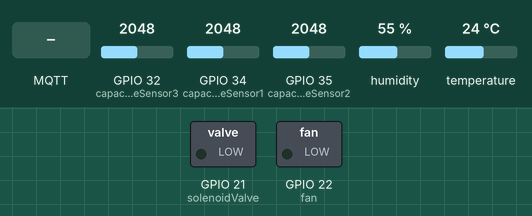
Recording of a sketch running on a simulated ESP32. Parts: switched loads named in the sketch (green lamp = pin HIGH). The inputs (shaded band) are chosen by the test bench; at power-on: temperature 24 °C, GPIO 32 (capacitiveSensor3) = 2048, GPIO 34 (capacitiveSensor1) = 2048, GPIO 35 (capacitiveSensor2) = 2048, humidity 55 %. WiFi joins after 1.5 s; servers stay silent unless stated; no MQTT or app messages arrive unless stated; what the sketch prints to the serial monitor is not drawn.

Above: at 2.7 s.
2.8 s: temperature set to 26 °C
At 4.5 s:
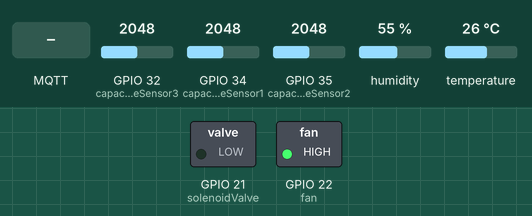
5.0 s: MQTT message "open" arrives on the first subscribed topic
At 5.6 s:
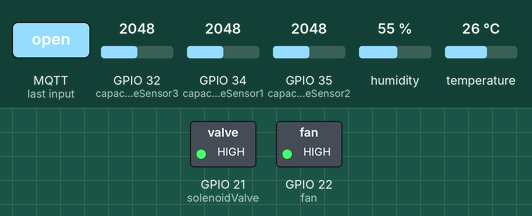
6.5 s: temperature set to 12 °C
At 8.3 s:
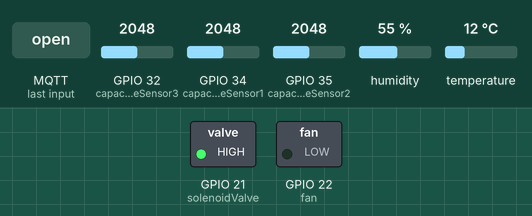
9.1 s: MQTT message "stop" arrives on the first subscribed topic
At 9.5 s:
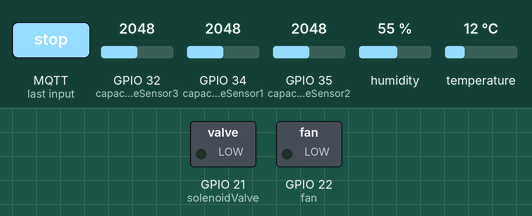
10.6 s: temperature set to 28 °C
At 12.8 s:
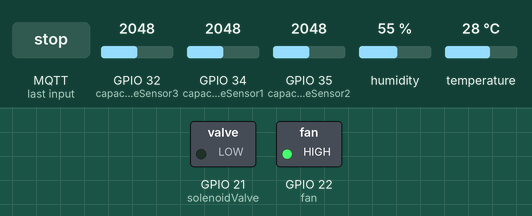
13.1 s: temperature set to 19 °C
At 14.4 s:
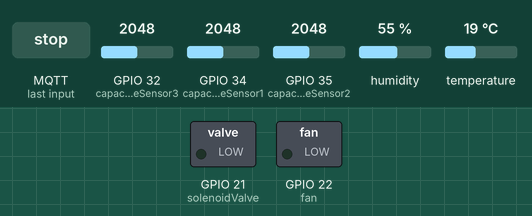
Timing chart, 0 to 16.1 s (numbered marks = the images above; inputs shaded):
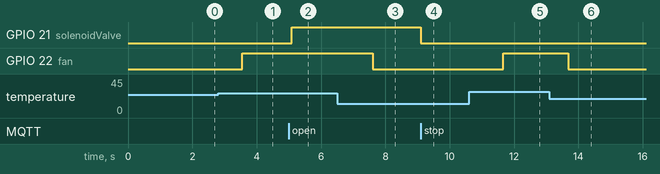

Measured:
- the behaviour switches between 24 and 25 °C on temperature (found by bisection; images 0 and 1)
- after the input at 2.8 s, GPIO 22 (fan): LOW → HIGH after 0.76 s
- after the input at 5.0 s, GPIO 21 (solenoidValve): LOW → HIGH after 0.08 s
- after the input at 6.5 s, GPIO 22 (fan): HIGH → LOW after 1.1 s
- after the input at 9.1 s, GPIO 21 (solenoidValve): HIGH → LOW at once
- after the input at 10.6 s, GPIO 22 (fan): LOW → HIGH after 1.1 s
- after the input at 13.1 s, GPIO 22 (fan): HIGH → LOW after 0.58 s

The sketch:

BREE495_Table1ESP32.ino
```cpp
#include <WiFi.h>
#include <PubSubClient.h>
#include <DHT.h>

//WiFi credentials
const char* ssid = "BELL673"; //Serre
const char* password = "C24C561F";

//MQTT broker (your Raspberry Pi IP)
const char* mqtt_server = "192.168.2.16"; //Serre

//MQTT set up
WiFiClient espClient;
PubSubClient client(espClient);

//MQTT topic
const char* topicData = "greenhouse/table1/data";
const char* topicCommand = "greenhouse/table1/command";

//Pin set up on the ESP32
const int capacitiveSensor1 = 34;
const int capacitiveSensor2 = 35;
const int capacitiveSensor3 = 32;
const int solenoidValve = 21;
const int fan = 22;
const int DHTPIN = 2;
const int DHTTYPE = DHT11;
DHT tempSensor(DHTPIN, DHTTYPE);

//Reading average (just a constant number)
const int numReadings = 10;

//Calibration of the sensor
const int dryValue1 = 3700;
const int wetValue1 = 570;
const int dryValue2 = 3700;
const int wetValue2 = 570;
const int dryValue3 = 3700;
const int wetValue3 = 570;

// Keeps track of whether solenoid is ON or OFF
bool solenoidState = false;
// Keeps track of whether fan is ON or OFF
bool fanState = false;
// Keeps track of whether solenoid is manual or automatic
bool manualOverride = false; // false = automatic, true = manual

// Moisture threshold used in automatic mode (percent 0-100)
float moistureThreshold = 30.0; // default — can be updated via MQTT

// Time tracking
unsigned long lastPublishTime = 0;
const unsigned long publishInterval = 5000;  // 5 seconds

//Wifi set up on the ESP32
void setup_wifi() {
  Serial.println("Connecting to WiFi...");
  WiFi.begin(ssid, password);

  unsigned long startAttemptTime = millis();
  const unsigned long wifiTimeout = 5000; // 5 seconds timeout

  while (WiFi.status() != WL_CONNECTED && millis() - startAttemptTime < wifiTimeout) {
    delay(10);
  }

  if (WiFi.status() == WL_CONNECTED) {
    Serial.println("\nWiFi connected.");
    Serial.print("IP address: ");
    Serial.println(WiFi.localIP());
  } else {
    Serial.println("\nWiFi connection failed.");
  }
}

// values for the reconnection function
unsigned long lastReconnectAttempt = 0;
const unsigned long reconnectInterval = 5000; // 5 seconds

void reconnect() {
  if (!client.connected()) {
    unsigned long now = millis();
    if (now - lastReconnectAttempt > reconnectInterval) {
      lastReconnectAttempt = now;

      String clientId = "ESP32Client-" + String(WiFi.macAddress());
      Serial.print("Attempting MQTT connection with client ID: ");
      Serial.println(clientId);

      if (client.connect(clientId.c_str())) {
        Serial.println("MQTT connected");

        // Subscribe to topicCommand (and optionally to topicData if desired)
        if (client.subscribe(topicCommand)) {
          Serial.print("Subscribed to topicCommand: ");
          Serial.println(topicCommand);
        } else {
          Serial.println("Failed to subscribe to topicCommand");
        }
      } else {
        Serial.print("MQTT failed, rc=");
        Serial.print(client.state());
      }
    }
  }
}

// ---- SENSOR FUNCTIONS ----

float readMoisture(int pin, int dryValue, int wetValue) {
  long total = 0;
  for (int i = 0; i < 10; i++) {
    total += analogRead(pin);
    delayMicroseconds(100);
  }
  int avg = total / 10;

  float percent = mapFloat(avg, dryValue, wetValue, 0, 100);
  return constrain(percent, 0, 100);
}

float mapFloat(float x, float in_min, float in_max, float out_min, float out_max) {
  return (x - in_min) * (out_max - out_min) / (in_max - in_min) + out_min;
}

float readTemperature() {
  float temp = tempSensor.readTemperature();
  if (isnan(temp)) {
    Serial.println("Failed to read temperature from DHT");
    return -999;
  }
  return temp;
}

float readHumidity() {
  float humidity = tempSensor.readHumidity();
  if (isnan(humidity)) {
    Serial.println("Failed to read humidity from DHT");
    return -999;
  }
  return humidity;
}

// ---- CONTROL FUNCTIONS ----

// Automatic control uses the single threshold: if avgMoisture < threshold -> ON, else OFF
void controlSolenoid(float avgMoisture) {
  if (manualOverride) {
    // manual mode: do not change solenoidState here (it's controlled by MQTT manual commands)
    digitalWrite(solenoidValve, solenoidState ? HIGH : LOW);
    return;
  }

  // Automatic behaviour using the single threshold provided via MQTT or default
  if (avgMoisture < moistureThreshold) {
    solenoidState = true;
  } else {
    solenoidState = false;
  }

  digitalWrite(solenoidValve, solenoidState ? HIGH : LOW);
}

void controlFan(float temp) {
  if (temp == -999 || isnan(temp)) return;

  if (temp >= 25.0) {
    fanState = true;
  } else if (temp <= 23.0) {
    fanState = false;
  }

  digitalWrite(fan, fanState ? HIGH : LOW);
}

void publishData(float temp, float hum, float m1, float m2, float m3, float avgMoisture) {
  String payload = "{";
  payload += "\"temperature\":" + String(temp, 1) + ",";
  payload += "\"humidity\":" + String(hum, 1) + ",";
  payload += "\"moisture1\":" + String(m1, 1) + ",";
  payload += "\"moisture2\":" + String(m2, 1) + ",";
  payload += "\"moisture3\":" + String(m3, 1) + ",";
  payload += "\"averageMoisture\":" + String(avgMoisture, 1) + ",";
  payload += "\"moistureThreshold\":" + String(moistureThreshold, 1) + ",";
  payload += "\"solenoid\":" + String(solenoidState ? "true" : "false") + ",";
  payload += "\"fan\":" + String(fanState ? "true" : "false");
  payload += "}";

  client.publish(topicData, payload.c_str());
  Serial.println("Published: " + payload);
}

// helper: check if a string is a valid numeric value
bool isNumericString(const String &s) {
  bool seenDecimal = false;
  int start = 0;
  if (s.length() == 0) return false;
  if (s[0] == '+' || s[0] == '-') start = 1;
  for (int i = start; i < s.length(); i++) {
    char c = s[i];
    if (c == '.') {
      if (seenDecimal) return false;
      seenDecimal = true;
      continue;
    }
    if (c < '0' || c > '9') return false;
  }
  return (start < s.length()); // ensure there's at least one digit
}

// MQTT message callback to receive the message from Node Red
void callback(char* topic, byte* payload, unsigned int length) {
  Serial.print("Message arrived on topic: ");
  Serial.println(topic);

  String message;
  for (unsigned int i = 0; i < length; i++) {
    message += (char)payload[i];
  }
  message.trim();
  Serial.print("Message: ");
  Serial.println(message);

  // manual open
  if (message.equalsIgnoreCase("open")) {
    manualOverride = true;
    solenoidState = true;
    Serial.println("Solenoid manually opened via MQTT");
  }
  // manual stop
  else if (message.equalsIgnoreCase("stop")) {
    manualOverride = true;
    solenoidState = false;
    Serial.println("Solenoid manually stopped via MQTT");
  }
  // switch to automatic mode (use existing threshold)
  else if (message.equalsIgnoreCase("auto")) {
    manualOverride = false;
    Serial.println("Solenoid set to automatic mode (using threshold = " + String(moistureThreshold, 1) + "%)");
  }
  // if numeric payload -> set threshold and enable automatic mode
  else if (isNumericString(message)) {
    float newThreshold = message.toFloat();
    // clamp threshold to 0-100
    if (newThreshold < 0.0) newThreshold = 0.0;
    if (newThreshold > 100.0) newThreshold = 100.0;
    moistureThreshold = newThreshold;
    manualOverride = false; // set to automatic so the threshold is used immediately
    Serial.println("Moisture threshold set via MQTT to: " + String(moistureThreshold, 1) + "% (automatic mode)");
  }
  else {
    Serial.println("Unknown command received via MQTT");
  }

  // apply solenoid state right away if in manual mode (or keep as-is if automatic)
  digitalWrite(solenoidValve, solenoidState ? HIGH : LOW);
}

void setup() {
  Serial.begin(115200);
  setup_wifi();
  client.setServer(mqtt_server, 1883);
  client.setCallback(callback);

  pinMode(capacitiveSensor1, INPUT);
  pinMode(capacitiveSensor2, INPUT);
  pinMode(capacitiveSensor3, INPUT);
  pinMode(solenoidValve, OUTPUT);
  pinMode(fan, OUTPUT);

  // Ensure outputs start in known state
  digitalWrite(solenoidValve, solenoidState ? HIGH : LOW);
  digitalWrite(fan, fanState ? HIGH : LOW);

  tempSensor.begin();
}

void loop() {
  if (!client.connected()) {
    reconnect();
  }
  client.loop();

  // Read sensors
  float m1 = readMoisture(capacitiveSensor1, dryValue1, wetValue1);
  float m2 = readMoisture(capacitiveSensor2, dryValue2, wetValue2);
  float m3 = readMoisture(capacitiveSensor3, dryValue3, wetValue3);
  float avgMoisture = (m1 + m2 + m3) / 3.0;

  float temp = readTemperature();
  float hum = readHumidity();

  // Solenoid and Fan
  controlSolenoid(avgMoisture);
  controlFan(temp);

  // Publish data every publishInterval
  if (millis() - lastPublishTime >= publishInterval) {
    publishData(temp, hum, m1, m2, m3, avgMoisture);
    lastPublishTime = millis();
  }
}
```
